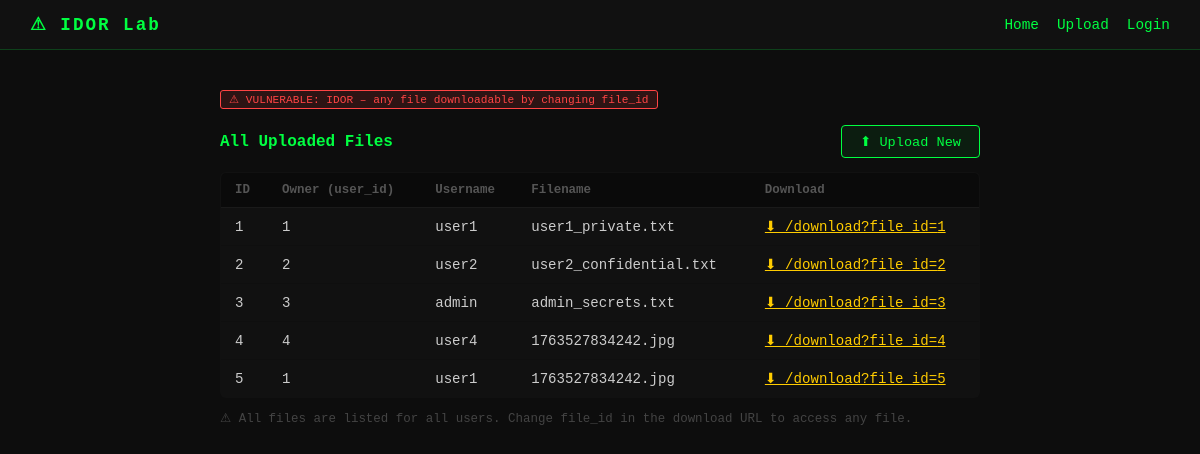
The page /files on the database its author committed.
### tables this page shows
CREATE TABLE files (
            id       INTEGER PRIMARY KEY AUTOINCREMENT,
            user_id  INTEGER NOT NULL,
            filename TEXT    NOT NULL
        );

CREATE TABLE users (
            id       INTEGER PRIMARY KEY AUTOINCREMENT,
            username TEXT    NOT NULL UNIQUE,
            email    TEXT    NOT NULL,
            password TEXT    NOT NULL
        );

### app.py (the view)
@app.route("/files")
def list_files():
    db   = get_db()
    rows = db.execute("SELECT files.*, users.username FROM files JOIN users ON files.user_id=users.id").fetchall()
    return render_template("files.html", files=[dict(r) for r in rows], current_user=session.get("user"))

### app.py (called while the page is built)
def get_db():
    db = getattr(g, "_database", None)
    if db is None:
        db = g._database = sqlite3.connect(DATABASE)
        db.row_factory = sqlite3.Row
    return db

@app.teardown_appcontext
def close_connection(exception):
    db = getattr(g, "_database", None)
    if db is not None:
        db.close()

### templates/files.html (shortened to what this page needs)
<!DOCTYPE html>
<html lang="en">
<head>
</head>
<body>
<header>
  <h1>&#9888; IDOR Lab</h1>
  <nav><a href="/">Home</a><a href="/upload">Upload</a><a href="/login">Login</a></nav>
</header>
<div class="container">
  <p class="vuln-tag">&#9888; VULNERABLE: IDOR – any file downloadable by changing file_id</p>
  <div class="top-bar">
    <h2>All Uploaded Files</h2>
    <a class="upload-btn" href="/upload">&#11014; Upload New</a>
  </div>
  <table>
    <thead>
      <tr><th>ID</th><th>Owner (user_id)</th><th>Username</th><th>Filename</th><th>Download</th></tr>
    </thead>
    <tbody>
      {% for f in files %}
      <tr>
        <td>{{ f.id }}</td>
        <td>{{ f.user_id }}</td>
        <td>{{ f.username }}</td>
        <td>{{ f.filename }}</td>
        <td><a class="download-link" href="/download?file_id={{ f.id }}">&#11015; /download?file_id={{ f.id }}</a></td>
      </tr>
      {% endfor %}
    </tbody>
  </table>
  <p style="color:#444;font-size:.78rem;margin-top:12px">&#9888; All files are listed for all users. Change <code>file_id</code> in the download URL to access any file.</p>
</div>
</body>
</html>

### templates/files.html (style rules this page uses)
* { box-sizing: border-box; margin: 0; padding: 0; }
body { font-family: 'Courier New', monospace; background: #0d0d0d; color: #00ff41; min-height: 100vh; }
header { background: #111; border-bottom: 1px solid #00ff4133; padding: 14px 30px; display: flex; justify-content: space-between; align-items: center; }
header h1 { font-size: 1.1rem; letter-spacing: 2px; }
nav a { color: #00ff41; text-decoration: none; margin-left: 18px; font-size: .9rem; }
.container { max-width: 800px; margin: 40px auto; padding: 0 20px; }
.vuln-tag { display: inline-block; background: #ff444422; border: 1px solid #ff4444; color: #ff4444; font-size: .7rem; padding: 2px 8px; border-radius: 3px; margin-bottom: 16px; }
table { width: 100%; border-collapse: collapse; background: #111; border: 1px solid #00ff4122; border-radius: 6px; overflow: hidden; }
th { background: #0a0a0a; color: #555; font-size: .78rem; text-align: left; padding: 10px 14px; border-bottom: 1px solid #1a1a1a; }
td { padding: 10px 14px; border-bottom: 1px solid #0f0f0f; color: #ccc; font-size: .88rem; }
tr:last-child td { border-bottom: none; }
a { color: #00ff41; }
.download-link { color: #ffcc00; }
.top-bar { display: flex; justify-content: space-between; align-items: center; margin-bottom: 14px; }
.top-bar h2 { font-size: 1rem; }
.upload-btn { background: #00ff4111; border: 1px solid #00ff41; color: #00ff41; padding: 7px 18px; border-radius: 4px; text-decoration: none; font-size: .85rem; }

### rows shown on the page
files: id "1", user_id "1", username "user1", filename "user1_private.txt"
files: id "2", user_id "2", username "user2", filename "user2_confidential.txt"
files: id "3", user_id "3", username "admin", filename "admin_secrets.txt"
files: id "4", user_id "4", username "user4", filename "1763527834242.jpg"
files: id "5", user_id "1", username "user1", filename "1763527834242.jpg"
